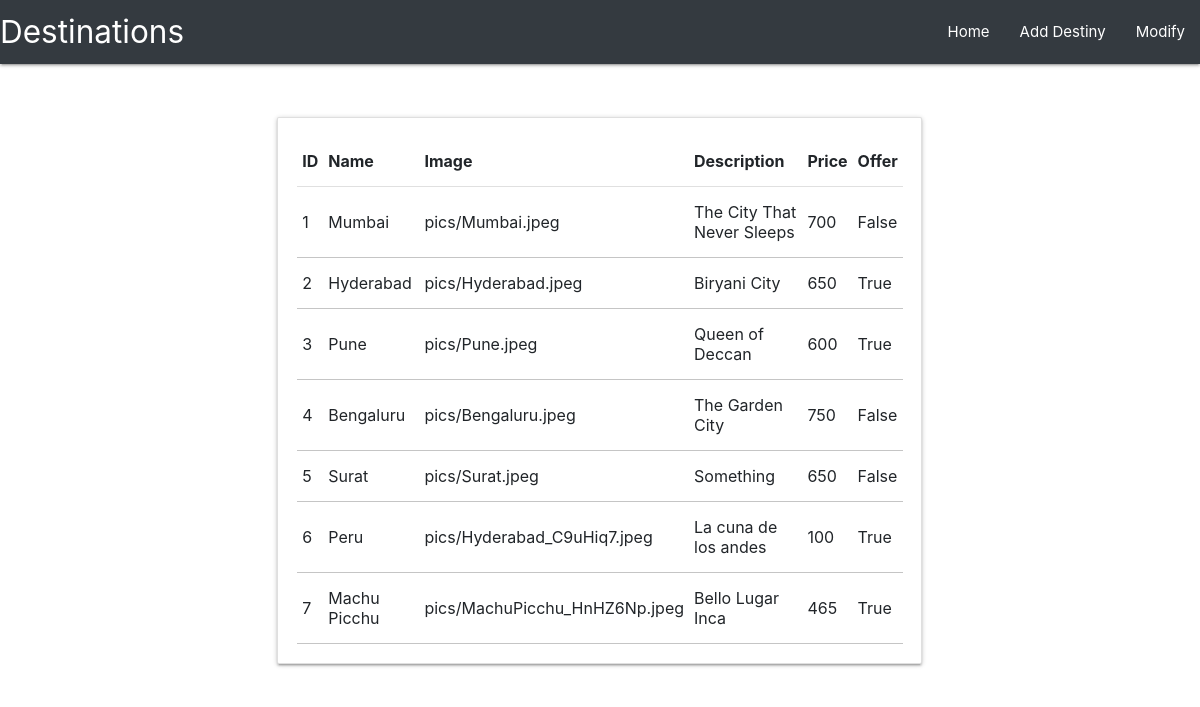
Before: /destinationListView with the older database file.
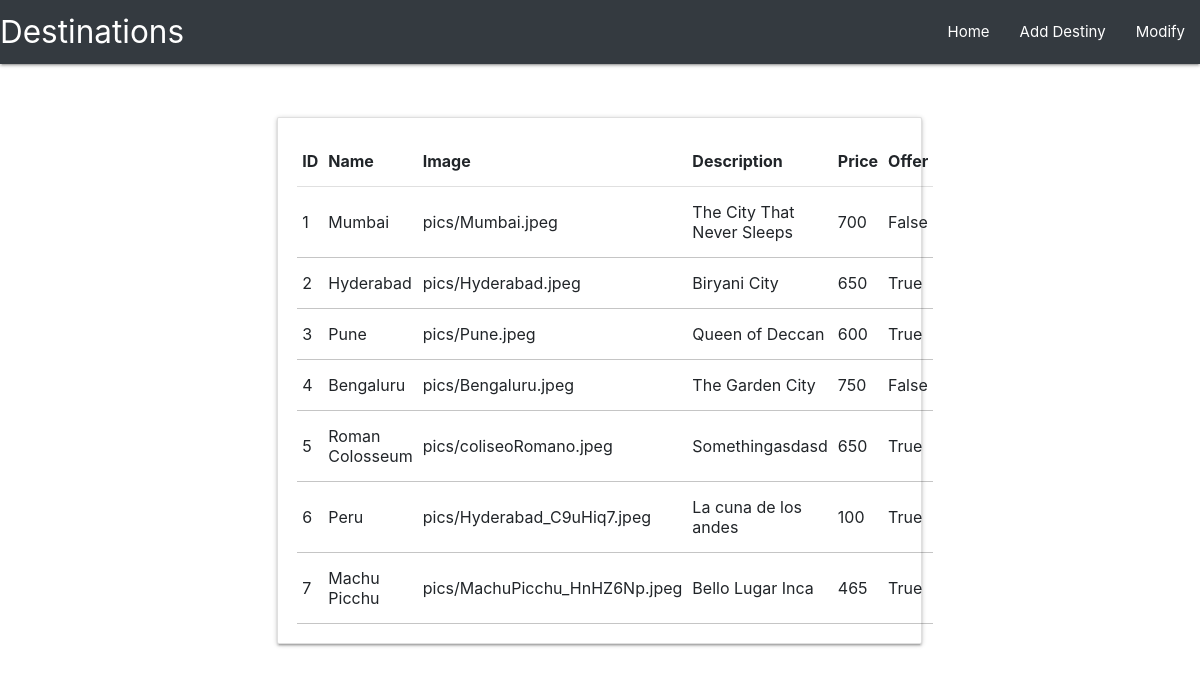
After: the same page with the newer database file.
### travello/models.py (models this page shows)
class Destination (models.Model):
    name = models.CharField(max_length=100)
    img = models.ImageField(upload_to = 'pics')
    desc = models.TextField()
    price = models.IntegerField()
    offer = models.BooleanField(default=False)

### travello/views.py (the view)
# urls.py: path('destinationListView', views.destinationListView, name='destinationListView'),
def destinationListView(request):
    queryset = Destination.objects.all()
    context = {
        'objectList': queryset,
    }
    return render(request, 'destinationsList.html', context)

### templates/destinationsList.html (shortened to what this page needs)
<link rel="stylesheet" href="https://stackpath.bootstrapcdn.com/bootstrap/4.5.0/css/bootstrap.min.css">
<!DOCTYPE html>
<html lang="en">
    <head>
        <link rel="stylesheet" type="text/css" href="https://cdnjs.cloudflare.com/ajax/libs/materialize/1.0.0/css/materialize.min.css">
    </head>
    <body style="background-image: url('https://cdn.pixabay.com/photo/2016/08/29/02/15/eiffel-tower-1627329_960_720.jpg');">
        <nav>
            <div class="nav-wrapper navbar-dark bg-dark">
                <a class="brand-logo">Destinations</a>
                <ul id="nav-mobile" class="right hide-on-med-and-down">
                    <li><a href='.'>Home</a></li>
                    <li><a href="destinationCreateView">Add Destiny</a></li>
                    <li><a href="destinationModify">Modify</a></li>
                </ul>
            </div>
        </nav>
        <div class="container">
            <div id="App" class="row pt-5">
                <div class="col-1"></div>
                <div class="col-10">
                    <div class="card">
                        <div class="card-body">
                            {% block content %}
                            <table class="highlight">
                                <thead>
                                    <tr>
                                        <th>ID</th>
                                        <th>Name</th>
                                        <th>Image</th>
                                        <th>Description</th>
                                        <th>Price</th>
                                        <th>Offer</th>
                                    </tr>
                                </thead>
                                <tbody>
                                    {% for instance in objectList %}
                                    <tr>
                                        <td>{{ instance.id }}</td>
                                        <td>{{ instance.name }}</td>
                                        <td>{{ instance.img }}</td>
                                        <td>{{ instance.desc }}</td>
                                        <td>{{ instance.price }}</td>
                                        <td>{{ instance.offer }}</td>
                                      </tr>
                                    <tr>
                                    {% endfor %}
                                </tbody>
                            </table>
                            {% endblock %}
                        </div>
                    </div>
                </div>
            </div>
        </div>
    </body>
</html>

Changed rows visible on the page:
changed Destination id 5: name "Surat" → "Roman Colosseum"; img "pics/Surat.jpeg" → "pics/coliseoRomano.jpeg"; desc "Something" → "Somethingasdasd"; offer "False" → "True"
